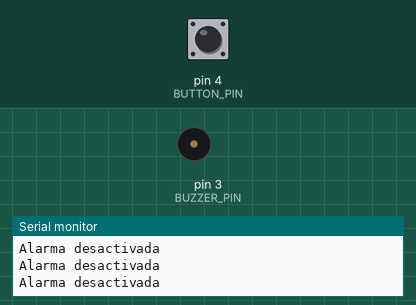
Simulated run of this sketch. Board: Arduino Uno, built with avr-gcc and run on an emulated ATmega328P. Parts: buzzer (waves = sounding, pin HIGH), the last lines printed to the serial monitor. The inputs (shaded band) are chosen by the test bench; at power-on: pin 4 (BUTTON_PIN) HIGH.

Above: at 1.2 s.
1.3 s: pin 4 (BUTTON_PIN) pulled LOW for 0.15 s
At 1.38 s:
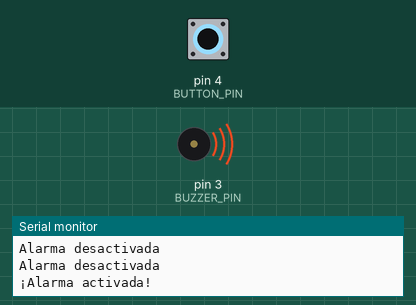
2.9 s: pin 4 (BUTTON_PIN) pulled LOW for 3.2 s
At 6.9 s:
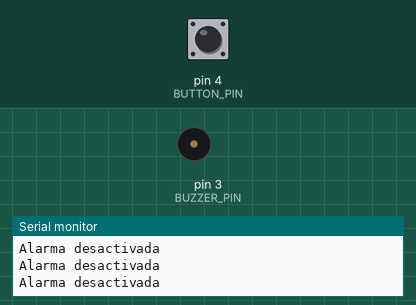
9.1 s: pin 4 (BUTTON_PIN) driven LOW
At 10.2 s:
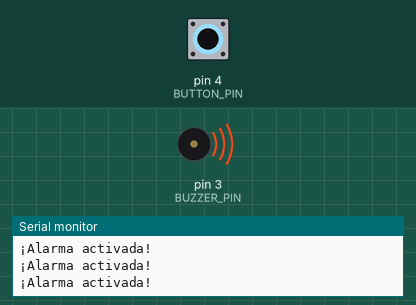
12.1 s: pin 4 (BUTTON_PIN) driven HIGH
At 13.5 s:
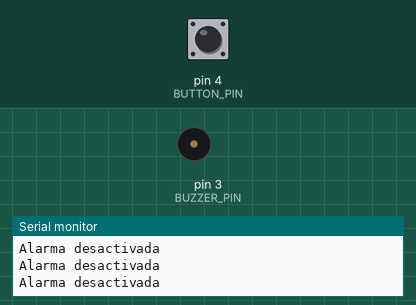
Timing chart, 0 to 14.6 s (numbered marks = the images above; inputs shaded):
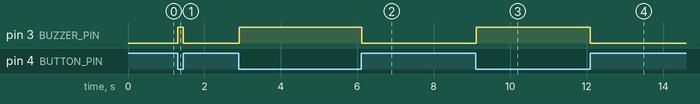

Measured:
- after the input at 1.3 s, pin 3 (BUZZER_PIN): LOW → HIGH at once, → LOW 0.15 s later
- after the input at 2.9 s, pin 3 (BUZZER_PIN): LOW → HIGH at once, → LOW 3.2 s later
- after the input at 9.1 s, pin 3 (BUZZER_PIN): LOW → HIGH at once
- after the input at 12.1 s, pin 3 (BUZZER_PIN): HIGH → LOW at once

The sketch:

alarma-de-emergencia.ino
```cpp
#define BUZZER_PIN 3
#define BUTTON_PIN 4

void setup() {
  pinMode(BUZZER_PIN, OUTPUT);
  pinMode(BUTTON_PIN, INPUT_PULLUP); // Utilizar resistencia de pull-up interna
  Serial.begin(9600);
}

void loop() {
  int estadoBoton = digitalRead(BUTTON_PIN);

  if (estadoBoton == LOW) { // El botón está presionado
    digitalWrite(BUZZER_PIN, HIGH);
    Serial.println("¡Alarma activada!");
  } else {
    digitalWrite(BUZZER_PIN, LOW);
    Serial.println("Alarma desactivada");
  }
}
```
